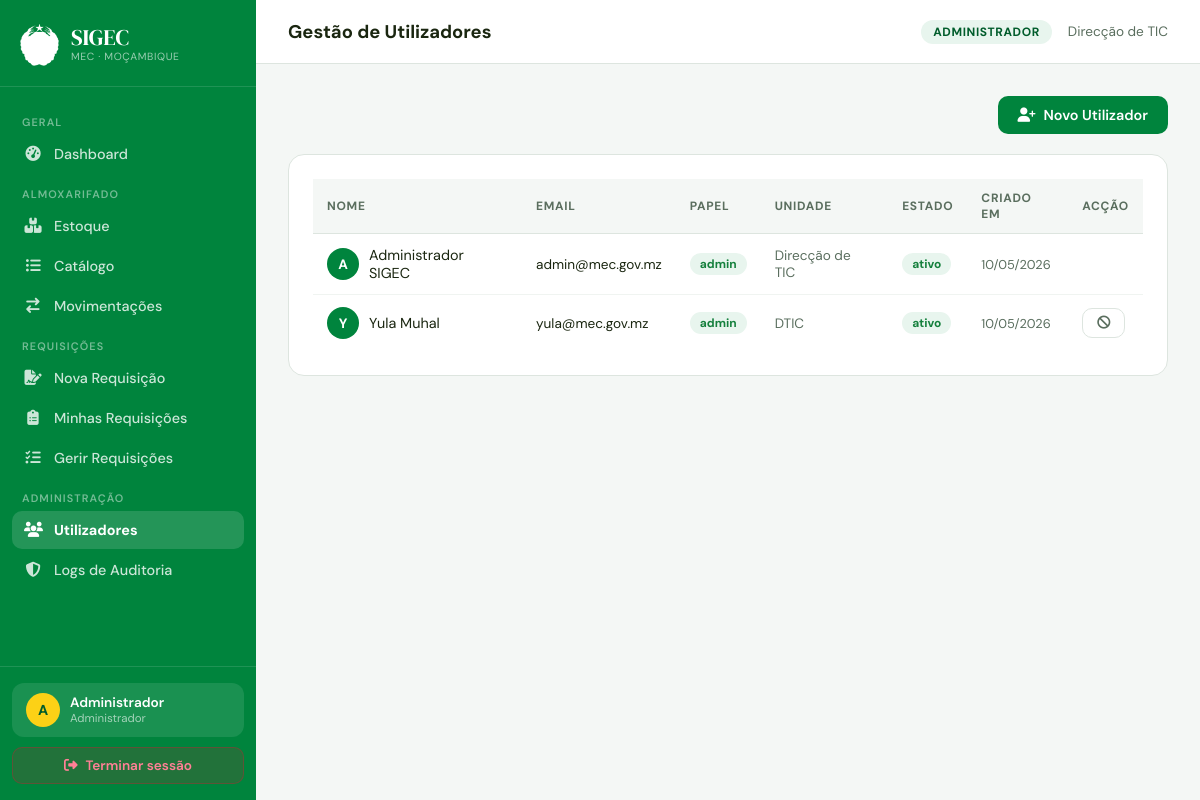
Page /utilizadores.php (signed in) on the committed database.
### tables this page shows
CREATE TABLE utilizadores (
  id         INT AUTO_INCREMENT PRIMARY KEY,
  nome       VARCHAR(100) NOT NULL,
  email      VARCHAR(100) NOT NULL UNIQUE,
  senha      VARCHAR(255) NOT NULL,           
  role_id    INT NOT NULL DEFAULT 3,
  unidade    VARCHAR(150),
  estado     ENUM('ativo','inativo') DEFAULT 'ativo',
  criado_em  TIMESTAMP DEFAULT CURRENT_TIMESTAMP,
  FOREIGN KEY (role_id) REFERENCES roles(id)
);

CREATE TABLE roles (
  id   INT AUTO_INCREMENT PRIMARY KEY,
  nome VARCHAR(50) NOT NULL   
);

### config.php (called while the page is built, shortened)
<?php
function currentUser(): array {
    return [
        'id'     => $_SESSION['uid']    ?? 0,
        'nome'   => $_SESSION['nome']   ?? '',
        'email'  => $_SESSION['email']  ?? '',
        'role'   => $_SESSION['role']   ?? '',
        'unidade'=> $_SESSION['unidade']?? '',
    ];
}
function roleLabel(string $role): string {
    return match($role) {
        'admin'        => 'Administrador',
        'gestor'       => 'Gestor de Almoxarifado',
        'requisitante' => 'Requisitante',
        default        => ucfirst($role),
    };
}
?>

### utilizadores.php (the view, shortened to what this page needs)
<?php
require_once 'config.php';
$currentPage = 'utilizadores';
$pageTitle   = 'Gestão de Utilizadores';
$db  = db();
$lista = $db->query(
    "SELECT u.*, r.nome AS role_nome
     FROM utilizadores u JOIN roles r ON r.id=u.role_id
     ORDER BY u.criado_em DESC"
)->fetchAll();
include 'partials/header.php';
?>
<div style="display:flex;justify-content:flex-end;margin-bottom:20px">
  <button class="btn btn-primary" onclick="document.getElementById('modalNovo').classList.add('open')">
    <i class="fas fa-user-plus"></i> Novo Utilizador
  </button>
</div>
<div class="card">
  <div class="table-wrap">
    <table>
      <thead><tr>
        <th>Nome</th><th>Email</th><th>Papel</th><th>Unidade</th><th>Estado</th><th>Criado em</th><th>Acção</th>
      </tr></thead>
      <tbody>
      <?php foreach ($lista as $u): ?>
        <tr>
          <td>
            <div style="display:flex;align-items:center;gap:10px">
              <div style="width:32px;height:32px;background:var(--verde);border-radius:50%;display:flex;align-items:center;justify-content:center;color:white;font-weight:700;font-size:0.85rem;flex-shrink:0">
                <?= strtoupper(mb_substr($u['nome'],0,1)) ?>
              </div>
              <?= htmlspecialchars($u['nome']) ?>
            </div>
          </td>
          <td style="font-size:0.85rem"><?= htmlspecialchars($u['email']) ?></td>
          <td><span class="badge badge-ok"><?= htmlspecialchars($u['role_nome']) ?></span></td>
          <td style="font-size:0.85rem;color:var(--sub)"><?= htmlspecialchars($u['unidade']??'—') ?></td>
          <td>
            <span class="badge <?= $u['estado']==='ativo'?'badge-realizada':'badge-perda' ?>">
              <?= $u['estado'] ?>
            </span>
          </td>
          <td style="font-size:0.8rem;color:var(--sub)"><?= date('d/m/Y', strtotime($u['criado_em'])) ?></td>
          <td>
            <?php if ($u['id'] != currentUser()['id']): ?>
            <form method="POST" style="display:inline">
              <button type="submit" class="btn btn-ghost btn-sm"
                onclick="return confirm('Alterar estado deste utilizador?')">
                <?= $u['estado']==='ativo' ? '<i class="fas fa-ban"></i>' : '<i class="fas fa-check"></i>' ?>
              </button>
            </form>
            <?php endif; ?>
          </td>
        </tr>
      <?php endforeach; ?>
      </tbody>
    </table>
  </div>
</div>
<?php include 'partials/footer.php'; ?>

### partials/header.php (shortened to what this page needs)
<?php
$user = currentUser();
$role = $user['role'];
?>
<!DOCTYPE html>
<html lang="pt">
<head>
  <link rel="stylesheet" href="https://cdnjs.cloudflare.com/ajax/libs/font-awesome/6.5.0/css/all.min.css">
</head>
<body>
<nav class="sidebar" id="sidebar">
  <div class="sidebar-brand">
    <img src="assets/logo.png" alt="MEC" onerror="this.style.display='none'">
    <div>
      <div class="app-name">SIGEC</div>
      <div class="app-sub">MEC · Moçambique</div>
    </div>
  </div>
  <div class="sidebar-nav">
    <div class="nav-section-title">Geral</div>
    <a href="dashboard.php" class="nav-item <?= ($currentPage??'') === 'dashboard' ? 'active' : '' ?>">
      <i class="fas fa-gauge-high"></i> Dashboard
    </a>
    <?php if (in_array($role, ['admin','gestor'])): ?>
    <div class="nav-section-title">Almoxarifado</div>
    <a href="estoque.php" class="nav-item <?= ($currentPage??'') === 'estoque' ? 'active' : '' ?>">
      <i class="fas fa-boxes-stacked"></i> Estoque
    </a>
    <a href="consumiveis.php" class="nav-item <?= ($currentPage??'') === 'consumiveis' ? 'active' : '' ?>">
      <i class="fas fa-list-ul"></i> Catálogo
    </a>
    <a href="movimentacoes.php" class="nav-item <?= ($currentPage??'') === 'movimentacoes' ? 'active' : '' ?>">
      <i class="fas fa-arrow-right-arrow-left"></i> Movimentações
    </a>
    <?php endif; ?>
    <div class="nav-section-title">Requisições</div>
    <a href="requisicoes.php" class="nav-item <?= ($currentPage??'') === 'requisicoes' ? 'active' : '' ?>">
      <i class="fas fa-file-signature"></i> Nova Requisição
    </a>
    <a href="minhas_requisicoes.php" class="nav-item <?= ($currentPage??'') === 'minhas_req' ? 'active' : '' ?>">
      <i class="fas fa-clipboard-list"></i> Minhas Requisições
    </a>
    <?php if (in_array($role, ['admin','gestor'])): ?>
    <a href="gestao_requisicoes.php" class="nav-item <?= ($currentPage??'') === 'gestao_req' ? 'active' : '' ?>">
      <i class="fas fa-tasks"></i> Gerir Requisições
    </a>
    <?php endif; ?>
    <?php if ($role === 'admin'): ?>
    <div class="nav-section-title">Administração</div>
    <a href="utilizadores.php" class="nav-item <?= ($currentPage??'') === 'utilizadores' ? 'active' : '' ?>">
      <i class="fas fa-users"></i> Utilizadores
    </a>
    <a href="logs.php" class="nav-item <?= ($currentPage??'') === 'logs' ? 'active' : '' ?>">
      <i class="fas fa-shield-halved"></i> Logs de Auditoria
    </a>
    <?php endif; ?>
  </div>
  <div class="sidebar-footer">
    <div class="user-chip">
      <div class="user-avatar"><?= strtoupper(mb_substr($user['nome'], 0, 1)) ?></div>
      <div>
        <div class="user-name"><?= htmlspecialchars(explode(' ', $user['nome'])[0]) ?></div>
        <div class="user-role"><?= roleLabel($role) ?></div>
      </div>
    </div>
    <a href="logout.php" class="btn-logout"><i class="fas fa-right-from-bracket"></i> Terminar sessão</a>
  </div>
</nav>
<div class="main-wrap">
  <div class="topbar">
    <div style="display:flex;align-items:center;gap:14px;">
      <span class="page-heading"><?= htmlspecialchars($pageTitle ?? 'Dashboard') ?></span>
    </div>
    <div class="topbar-right">
      <span class="badge-role"><?= roleLabel($role) ?></span>
      <span style="font-size:0.85rem;color:var(--sub)"><?= htmlspecialchars($user['unidade']) ?></span>
    </div>
  </div>
  <div class="content-area">

### rows in the picture
utilizadores: nome "A", nome "Administrador", unidade "Direcção de TIC", nome "Administrador SIGEC", email "admin@mec.gov.mz", role.nome "admin", estado "ativo", criado_em "10/05/2026"
roles: nome "Administrador", nome "ADMINISTRADOR"
utilizadores: nome "Y", nome "Yula Muhal", email "yula@mec.gov.mz", role.nome "admin", unidade "DTIC", estado "ativo", criado_em "10/05/2026"

### other values in the picture
$pageTitle "Gestão de Utilizadores"
